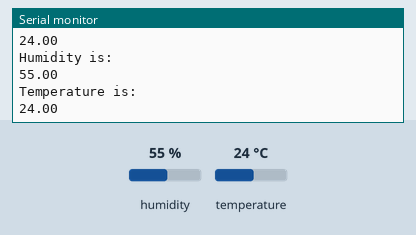
This sketch was run on a simulated Arduino Uno, built with avr-gcc and run on an emulated ATmega328P. Shown: the last lines printed to the serial monitor. The test bench sets the inputs (shaded band); at power-on: humidity 55 %, temperature 24 °C.

Above: at 3.8 s.
3.9 s: humidity set to 22 %
At 5.9 s:
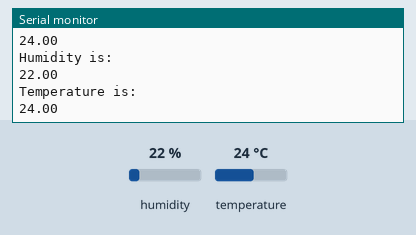
10.1 s: temperature set to 12 °C
At 12.8 s:
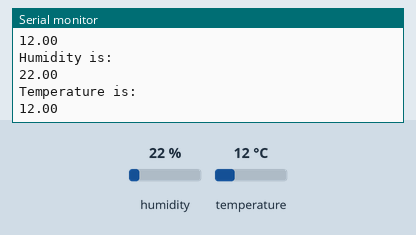
13.0 s: humidity set to 40 %
At 13.6 s:
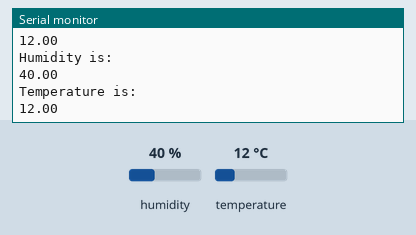
Timing chart, 0 to 16.0 s (numbered marks = the images above; inputs shaded):
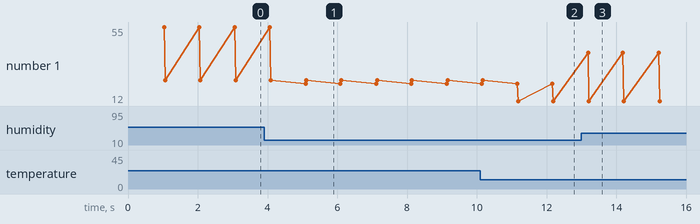

Measured:
- after the input at 3.9 s, the serial monitor: prints a new line after 1.2 s (image 1)
- after the input at 10.1 s, the serial monitor: prints a new line after 1.1 s (image 2)
- after the input at 13.0 s, the serial monitor: prints a new line after 0.19 s (image 3)
- plotted number 1: 24 → 12 after the input at 10.1 s

The sketch:

SensorDHT11.ino
```cpp
//El sensor DHT11 no es tan preciso, por lo que los valores no son tan cercanos a los reales, pero sirve para el propósito de este proyecto
#include <DHT.h> //Se incluyen las librerías del sensor DHT
#define DHTTYPE DHT11 //Se define el tipo de sensor DHT (en este caso es un DHT11, se reconoce por el color azul)
#define DHTPIN 13 //Se define el pin correspondiente (D7)
DHT dht(DHTPIN,DHTTYPE); //A la variable dht se le atribuyen el pin y el tipo
void setup() {
  Serial.begin(9600); //Se abre el monitor serial
  dht.begin(); //Se inicializa al sensor en el monitor serial
}

void loop() {
  delay(1000); //Tiempo para que el sensor comience a funcionar
  float humidity = dht.readHumidity(); //Variable que guarda la humedad
  float temperature = dht.readTemperature(); //Variable que guarda la temperatura
  //Impresión de las lecturas en el monitor serial
  Serial.println("Humidity is: ");
  Serial.println(humidity);
  Serial.println("Temperature is: ");
  Serial.println(temperature);
}
```
